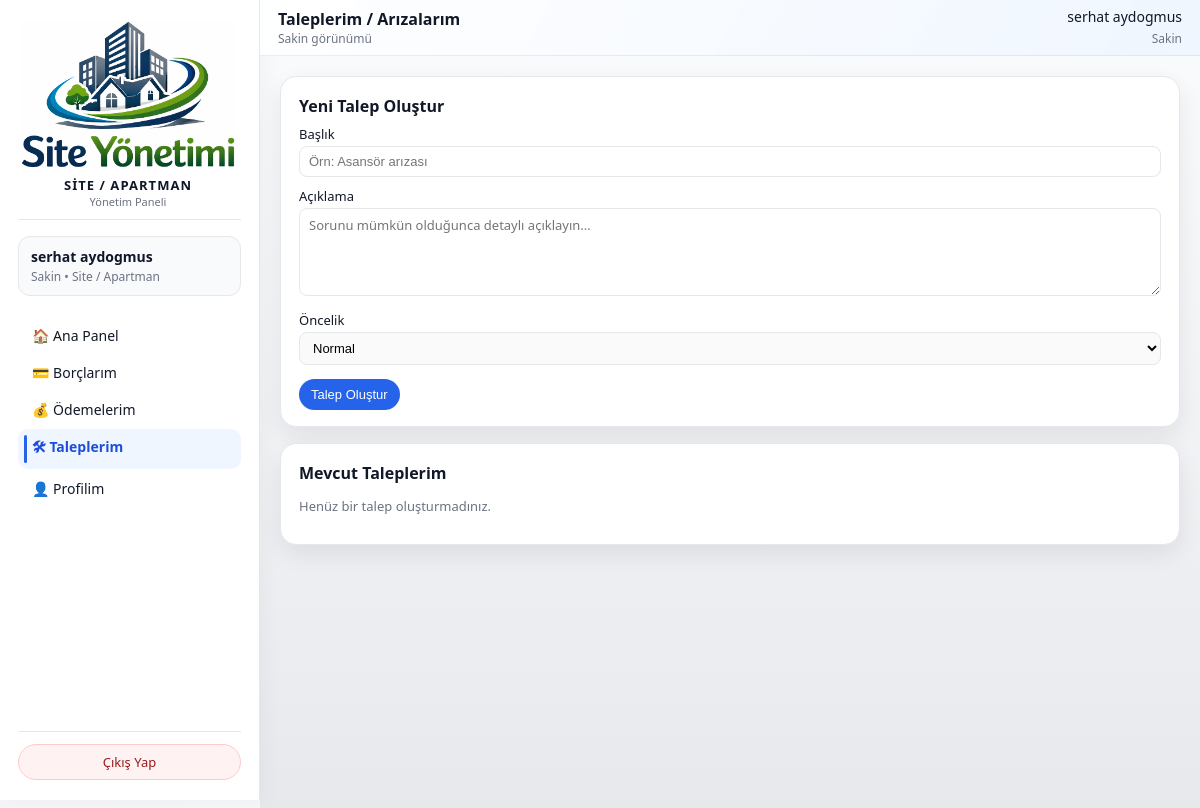
Before: /resident/taleplerim (signed in) with the older database file.
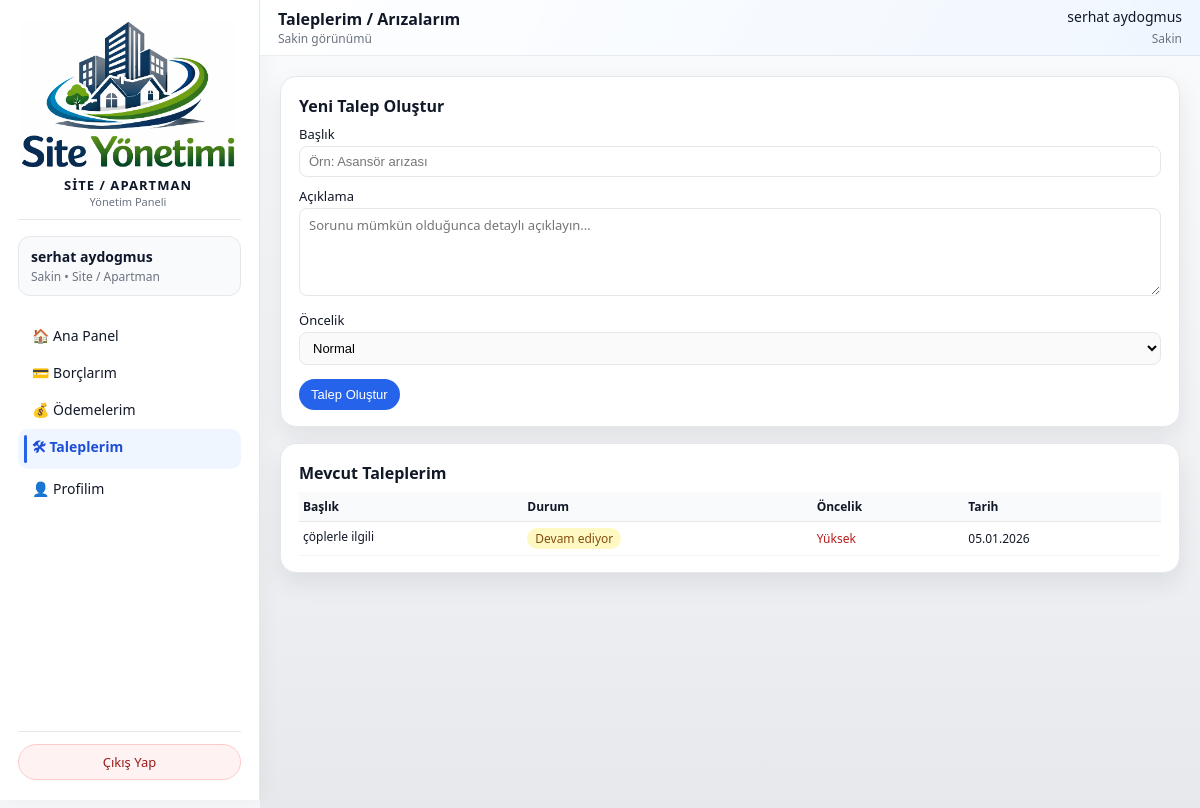
After: the same page with the newer database file.
### models/ticket_model.py (models this page shows, shortened)
class Ticket(db.Model):
    __tablename__ = "tickets"
    id = db.Column(db.Integer, primary_key=True)
    apartment_id = db.Column(db.Integer, db.ForeignKey("apartments.id"), nullable=False)
    user_id = db.Column(db.Integer, db.ForeignKey("users.id"), nullable=False)
    title = db.Column(db.String(200), nullable=False)
    description = db.Column(db.Text, nullable=False)
    status = db.Column(db.String(20), nullable=False, default="open")
    priority = db.Column(db.String(20), nullable=False, default="normal")
    created_at = db.Column(db.DateTime, default=datetime.utcnow)
    updated_at = db.Column(
        db.DateTime, default=datetime.utcnow, onupdate=datetime.utcnow
    )
    closed_at = db.Column(db.DateTime, nullable=True)
    user = db.relationship("User", backref="tickets", lazy=True)

### routes/resident_routes.py (the view, shortened to what this page needs)
@resident_bp.route("/taleplerim", methods=["GET", "POST"])
@resident_required
def taleplerim():
    user, apartment = _get_current_resident()
    if not user:
        flash("Kullanıcı bulunamadı. Lütfen tekrar giriş yapın.", "error")
        return redirect(url_for("auth.logout"))
    tickets = []
    try:
        tickets = (
            Ticket.query.filter(Ticket.user_id == user.id)
            .order_by(Ticket.created_at.desc())
            .all()
        )
    except SQLAlchemyError as exc:
        current_app.logger.exception("Talep listesi alınamadı: %s", exc)
        flash("Talep listeniz alınırken bir hata oluştu.", "error")
    return render_template(
        "resident/taleplerim.html",
        user=user,
        apartment=apartment,
        tickets=tickets,
    )

### routes/admin_routes.py (called while the page is built)
def get_site_display_name() -> str:
    default_name = "Site / Apartman"
    try:
        settings = SystemSetting.get_singleton()
        if settings and getattr(settings, "site_name", None):
            name = (settings.site_name or "").strip()
            if name:
                return name
    except SQLAlchemyError as exc:
        current_app.logger.exception("Site adı okunamadı: %s", exc)
    return default_name

@admin_bp.app_context_processor
def inject_site_name():
    name = session.get("site_name")
    if not name:
        name = get_site_display_name()  # DB'den oku (SystemSetting)
        session["site_name"] = name
    return {"current_site_name": name}

### routes/resident_routes.py (called while the page is built)
def _get_current_resident():
    user_id = session.get("user_id")
    if not user_id:
        return None, None
    try:
        user = User.query.get(user_id)
        if not user:
            return None, None
        apartment = None
        if user.apartment_id:
            apartment = Apartment.query.get(user.apartment_id)
        return user, apartment
    except SQLAlchemyError as exc:
        current_app.logger.exception("Sakin bilgisi alınamadı: %s", exc)
        return None, None

### templates/resident/taleplerim.html (shortened to what the changed rows need)
{% extends "base.html" %}
{% block content %}
<div class="dashboard-grid">
  <section>
    <div class="card">
      <h2 style="font-size:16px; margin-bottom:8px;">Yeni Talep Oluştur</h2>
    </div>
  </section>
  <section>
    <div class="card">
      <h2 style="font-size:16px; margin-bottom:8px;">Mevcut Taleplerim</h2>
      {% if tickets %}
        <div style="max-height:360px; overflow:auto;">
          <table style="width:100%; border-collapse:collapse; font-size:12px;">
            <thead>
              <tr style="background:#f9fafb; border-bottom:1px solid #e5e7eb;">
                <th style="text-align:left; padding:6px 4px;">Başlık</th>
                <th style="text-align:left; padding:6px 4px;">Durum</th>
                <th style="text-align:left; padding:6px 4px;">Öncelik</th>
                <th style="text-align:left; padding:6px 4px;">Tarih</th>
              </tr>
            </thead>
            <tbody>
              {% for t in tickets %}
                <tr style="border-bottom:1px solid #f3f4f6;">
                  <td style="padding:6px 4px; max-width:220px;">
                    <span style="display:inline-block; max-width:220px; white-space:nowrap; overflow:hidden; text-overflow:ellipsis;">
                      {{ t.title }}
                    </span>
                  </td>
                  <td style="padding:6px 4px; white-space:nowrap;">
                    {% if t.status == 'closed' %}
                      <span style="padding:2px 8px; border-radius:999px; background:#dcfce7; color:#15803d;">Kapalı</span>
                    {% elif t.status == 'in_progress' %}
                      <span style="padding:2px 8px; border-radius:999px; background:#fef9c3; color:#854d0e;">Devam ediyor</span>
                    {% else %}
                      <span style="padding:2px 8px; border-radius:999px; background:#fee2e2; color:#b91c1c;">Açık</span>
                    {% endif %}
                  </td>
                  <td style="padding:6px 4px; white-space:nowrap;">
                    {% if t.priority == 'high' %}
                      <span style="color:#b91c1c;">Yüksek</span>
                    {% elif t.priority == 'low' %}
                      <span style="color:#15803d;">Düşük</span>
                    {% else %}
                      Normal
                    {% endif %}
                  </td>
                  <td style="padding:6px 4px; white-space:nowrap;">
                    {% if t.created_at %}
                      {{ t.created_at.strftime('%d.%m.%Y') }}
                    {% else %}
                      <span style="color:#9ca3af;">-</span>
                    {% endif %}
                  </td>
                </tr>
              {% endfor %}
            </tbody>
          </table>
        </div>
      {% else %}
        <p style="font-size:13px; color:#6b7280;">
          Henüz bir talep oluşturmadınız.
        </p>
      {% endif %}
    </div>
  </section>
</div>
{% endblock %}

Changed rows visible on the page:
added Ticket: title "çöplerle ilgili", status "Devam ediyor", priority "Yüksek", created_at "05.01.2026"
Other visible differences:
text no longer shown: "Henüz bir talep oluşturmadınız."
text now shown: "Başlık Durum Öncelik Tarih"
